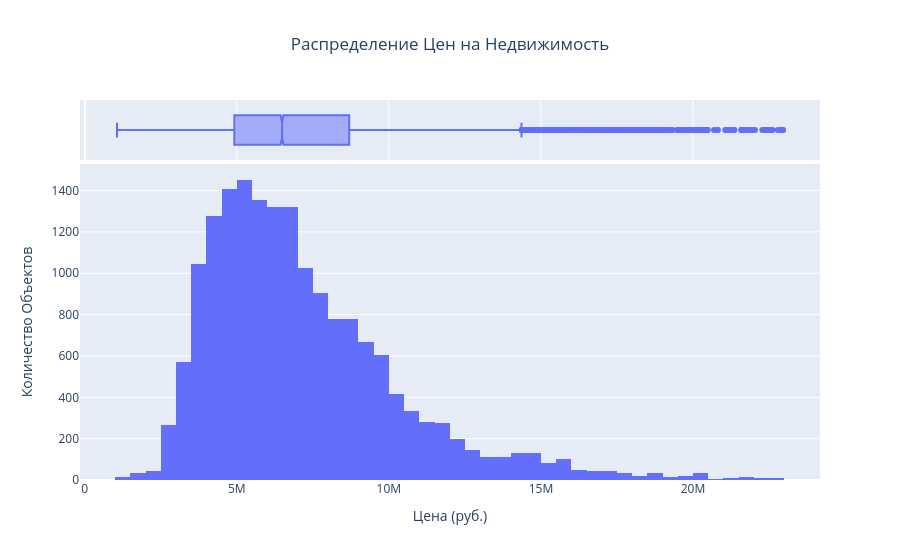

Notebook source saved alongside this figure:
### Code cell
# Построение гистограммы для распределения цен
fig_price_hist = px.histogram(
    df, 
    x='Цена', 
    nbins=100,
    title='Распределение Цен на Недвижимость',
    labels={'Цена': 'Цена (руб.)'},
    marginal='box' # Дополнительная информация о распределении
)

fig_price_hist.update_layout(
    title_x=0.5,
    xaxis_title='Цена (руб.)',
    yaxis_title='Количество Объектов'
)

fig_price_hist.show()

### Figure 1 — Plotly figure (JSON) as saved in the notebook; plotly's stock layout.template omitted (floating-point values rounded to 4 significant figures; data arrays with more than 128 entries replaced by an {"elided": "..."} marker saying what was removed)
{"data": [{"bingroup": "x", "hovertemplate": "Цена (руб.)=%{x}<br>count=%{y}<extra></extra>", "legendgroup": "", "marker": {"color": "#636efa", "pattern": {"shape": ""}}, "name": "", "nbinsx": 100, "orientation": "v", "showlegend": false, "type": "histogram", "x": {"elided": "17509 int values"}, "xaxis": "x", "yaxis": "y"}, {"hovertemplate": "Цена (руб.)=%{x}<extra></extra>", "legendgroup": "", "marker": {"color": "#636efa"}, "name": "", "notched": true, "showlegend": false, "type": "box", "x": {"elided": "17509 int values"}, "xaxis": "x2", "yaxis": "y2"}], "layout": {"barmode": "relative", "legend": {"tracegroupgap": 0}, "title": {"text": "Распределение Цен на Недвижимость", "x": 0.5}, "xaxis": {"anchor": "y", "domain": [0, 1], "title": {"text": "Цена (руб.)"}}, "xaxis2": {"anchor": "y2", "domain": [0, 1], "matches": "x", "showgrid": true, "showticklabels": false}, "yaxis": {"anchor": "x", "domain": [0, 0.8316], "title": {"text": "Количество Объектов"}}, "yaxis2": {"anchor": "x2", "domain": [0.8416, 1], "matches": "y2", "showgrid": false, "showline": false, "showticklabels": false, "ticks": ""}}}
